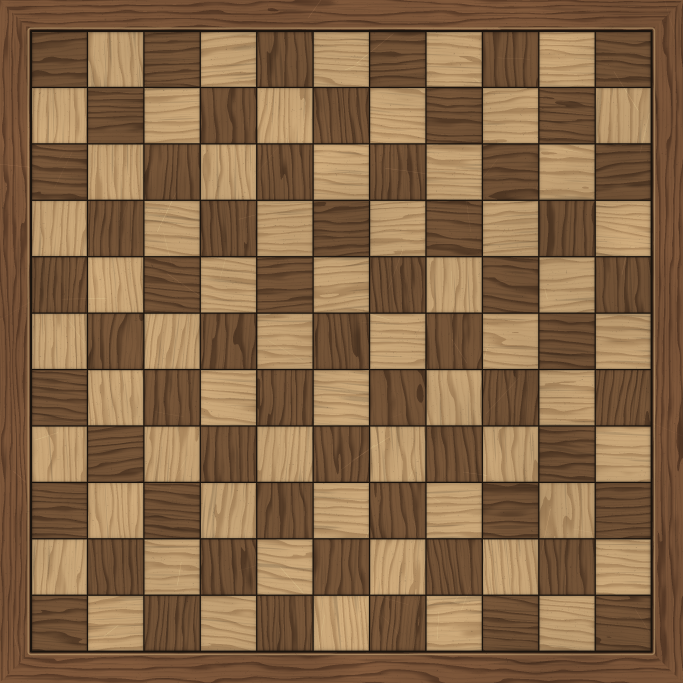
#> input picture assets/models/board/spelbord/spelbord.png, 2048 x 2048 px, found by its file name (shown at 1/3 size)
$ python maak_omgeving_texturen.py
#> lines starting #> are read from the running program, lines starting #| are printed output that depends on the picture
"""Naadloze texturen voor het diorama om het bord (scripts/game/omgeving.gd).

    python tools/maak_omgeving_texturen.py [--uit assets/models/board/omgeving] [--seed 3]

Schrijft drie png's, allemaal NAADLOOS (periodieke ruis, dus ze tegelen
zonder rand):

  gras.png          1024x1024, het grasland: kleur uit de plots van
                    spelbord.png (dus hetzelfde palet als de retexture),
                    grove kleurvlekken, fijne grassprieten in twee richtingen,
                    klaver, een paar bloemetjes en wat kale plekken.
  gras_vlekken.png  512x512, grijs 0,78..1,0: de detail-laag (multiply) op een
                    grovere schaal, tegen het herhaal-effect van de tegel.
  wolken.png        512x512 RGBA: donker met zachte wolkvormen in het
                    alfakanaal, de drijvende wolkenschaduw over het land.

Daarna: Godot --import (de png-imports op VRAM-compressie + mipmaps zetten,
zoals spelbord.png), dan `-- play` om te kijken.
"""
import argparse
import os

import numpy as np
from PIL import Image


def _hash01(ix, iy, seed):
    h = (ix.astype(np.int64) * 374761393 + iy.astype(np.int64) * 668265263
         + np.int64(seed) * 1013904223) & 0xFFFFFFFF
    h = ((h ^ (h >> 13)) * 1274126177) & 0xFFFFFFFF
    h = h ^ (h >> 16)
    return ((h & 0xFFFFFF).astype(np.float32)) / np.float32(0xFFFFFF)


def ruis(u, v, per_x, per_y, seed):
    """Waarde-ruis op een rooster van per_x bij per_y cellen over [0,1)^2:
    periodiek, dus naadloos. u, v in [0,1)."""
    xs = u * per_x
    ys = v * per_y
    xi = np.floor(xs)
    yi = np.floor(ys)
    fx = (xs - xi).astype(np.float32)
    fy = (ys - yi).astype(np.float32)
    ux = fx * fx * (3.0 - 2.0 * fx)
    uy = fy * fy * (3.0 - 2.0 * fy)
    xi = xi.astype(np.int64) % per_x
    yi = yi.astype(np.int64) % per_y
    xi1 = (xi + 1) % per_x
    yi1 = (yi + 1) % per_y
    a = _hash01(xi, yi, seed)
    b = _hash01(xi1, yi, seed)
    c = _hash01(xi, yi1, seed)
    d = _hash01(xi1, yi1, seed)
    return (a + (b - a) * ux) + ((c + (d - c) * ux) - (a + (b - a) * ux)) * uy


def fbm(u, v, per_x, per_y, octaven, seed):
    tot = np.zeros(u.shape, np.float32)
    amp = 1.0
    som = 0.0
    for o in range(octaven):
        tot += amp * ruis(u, v, per_x << o, per_y << o, seed * 131 + o * 17)
        som += amp
        amp *= 0.5
    return tot / som


def palet_uit_bord(pad, n=11, rand=0.55, vak=1.0):
    """Gemiddelde kleur van de lichte en de donkere plots in spelbord.png."""
#> called with n = 11, rand = 0.55, vak = 1
    im = np.asarray(Image.open(pad).convert("RGB"), np.float32)
    h, w = im.shape[:2]
#> h = 2048; w = 2048
    s = n * vak + 2 * rand
    licht = []
    donker = []
    for j in range(n):
        for i in range(n):
            x0 = int((rand + (i + 0.25) * vak) / s * w)
            x1 = int((rand + (i + 0.75) * vak) / s * w)
            y0 = int((rand + (j + 0.25) * vak) / s * h)
            y1 = int((rand + (j + 0.75) * vak) / s * h)
            k = im[y0:y1, x0:x1].reshape(-1, 3).mean(0)
            (licht if (i + j) % 2 == 1 else donker).append(k)
    licht = np.mean(licht, 0)
    donker = np.mean(donker, 0)
    # zorg dat "licht" ook echt de lichtste is
    if licht.mean() < donker.mean():
        licht, donker = donker, licht
    return licht, donker


def maak_gras(T, licht, donker, seed):
    kol = (np.arange(T, dtype=np.float32) + 0.5) / T
    u = np.broadcast_to(kol[None, :], (T, T))
    v = np.broadcast_to(kol[:, None], (T, T))
    basis = 0.5 * licht + 0.5 * donker
    basis = basis * np.array([0.92, 1.02, 0.86], np.float32)   # iets donkerder en groener dan het bord
    grijs = basis.mean()
    basis = basis + (basis - grijs) * -0.10              # en iets minder verzadigd
    oker = np.array([150, 128, 70], np.float32)
    aarde = np.array([92, 72, 48], np.float32)

    # grove vlekken: droge plekken (oker) en vollere, donkere plekken
    vlek = fbm(u, v, 4, 4, 3, seed + 1)
    vlek2 = fbm(u, v, 7, 7, 2, seed + 2)
    kleur = basis[None, None, :] * (0.86 + 0.28 * vlek)[..., None]
    kleur = kleur + (oker - kleur) * np.clip((vlek2 - 0.58) / 0.25, 0.0, 1.0)[..., None] * 0.35

    # grassprieten: fijne anisotrope ruis in twee richtingen
    spriet1 = fbm(u, v, 24, 160, 2, seed + 3)            # streepjes langs v (verticaal)
    spriet2 = fbm(u, v, 160, 24, 2, seed + 4)            # streepjes langs u
    meng = fbm(u, v, 3, 3, 2, seed + 5)                  # waar welke richting de overhand heeft
    spriet = spriet1 * meng + spriet2 * (1.0 - meng)
    kleur = kleur * (0.84 + 0.32 * spriet)[..., None]
    fijn = fbm(u, v, 256, 256, 2, seed + 6)
    kleur = kleur * (0.93 + 0.14 * fijn)[..., None]

    # kale plekken (aarde): zeldzaam, met een zachte rand
    kaal = fbm(u, v, 5, 5, 3, seed + 7)
    kaal = np.clip((kaal - 0.66) / 0.10, 0.0, 1.0)
    kleur = kleur + (aarde - kleur) * (0.8 * kaal)[..., None]

    # klaver: kleine donkerdere groene plukjes
    klaver = fbm(u, v, 96, 96, 2, seed + 8)
    klaver = np.clip((klaver - 0.72) / 0.08, 0.0, 1.0)
    klaverkleur = np.array([70, 92, 40], np.float32)
    kleur = kleur + (klaverkleur - kleur) * (0.5 * klaver)[..., None]

    # bloemetjes: een handjevol witte en gele stipjes, naadloos via modulo
    rng = np.random.default_rng(seed)
    # zacht en spaarzaam: felle witte stipjes lazen op afstand als sterren
    aantal = int(T * T / 16000)
    for _ in range(aantal):
        cx, cy = rng.integers(0, T, size=2)
        r = int(rng.integers(1, 3))
        geel = rng.random() < 0.7
        bloem = np.array([200, 176, 70], np.float32) if geel else np.array([200, 196, 178], np.float32)
        for dy in range(-r, r + 1):
            for dx in range(-r, r + 1):
                if dx * dx + dy * dy <= r * r:
                    kleur[(cy + dy) % T, (cx + dx) % T] = bloem * 0.5 + kleur[(cy + dy) % T, (cx + dx) % T] * 0.5
    return np.clip(kleur, 0, 255).astype(np.uint8)


def maak_vlekken(T, seed):
    kol = (np.arange(T, dtype=np.float32) + 0.5) / T
    u = np.broadcast_to(kol[None, :], (T, T))
    v = np.broadcast_to(kol[:, None], (T, T))
    n = fbm(u, v, 3, 3, 3, seed + 11)
    n2 = fbm(u, v, 6, 6, 2, seed + 12)
    g = 0.78 + 0.22 * np.clip(0.55 * n + 0.45 * n2, 0.0, 1.0) / 0.9
    g = np.clip(g, 0.0, 1.0)
    return (g * 255).astype(np.uint8)


def maak_wolken(T, seed):
    kol = (np.arange(T, dtype=np.float32) + 0.5) / T
    u = np.broadcast_to(kol[None, :], (T, T))
    v = np.broadcast_to(kol[:, None], (T, T))
    n = fbm(u, v, 2, 2, 4, seed + 21)
    n2 = fbm(u, v, 5, 5, 2, seed + 22)
    w = np.clip((0.7 * n + 0.3 * n2 - 0.46) / 0.30, 0.0, 1.0)
    w = w * w * (3.0 - 2.0 * w)                           # zachte randen
    rgba = np.zeros((T, T, 4), np.uint8)
    rgba[..., 0] = 10
    rgba[..., 1] = 12
    rgba[..., 2] = 8
    rgba[..., 3] = (w * 255).astype(np.uint8)
    return rgba


def maak_grond(variant, T, seed):
    """Grondvarianten voor de diorama's (11 september): sneeuw, zand, modder,
    kei, bos, rots. Allemaal periodiek, dus naadloos."""
    kol = (np.arange(T, dtype=np.float32) + 0.5) / T
    u = np.broadcast_to(kol[None, :], (T, T))
    v = np.broadcast_to(kol[:, None], (T, T))
    fijn = fbm(u, v, 256, 256, 2, seed + 31)
    grof = fbm(u, v, 4, 4, 3, seed + 32)
    rng = np.random.default_rng(seed + 40)

    def stipjes(kleur, aantal, r_max, sterkte):
        for _ in range(aantal):
            cx, cy = rng.integers(0, T, size=2)
            r = int(rng.integers(1, r_max + 1))
            for dy in range(-r, r + 1):
                for dx in range(-r, r + 1):
                    if dx * dx + dy * dy <= r * r:
                        kleur_px = kleur_arr[(cy + dy) % T, (cx + dx) % T]
                        kleur_arr[(cy + dy) % T, (cx + dx) % T] = kleur * sterkte + kleur_px * (1 - sterkte)

    if variant == "sneeuw":
        basis = np.array([228, 233, 240], np.float32)
        kleur_arr = basis[None, None, :] * (0.92 + 0.08 * grof)[..., None] * (0.96 + 0.06 * fijn)[..., None]
        schaduw = np.clip((fbm(u, v, 6, 6, 2, seed + 33) - 0.55) / 0.3, 0, 1)
        kleur_arr = kleur_arr * (1.0 - 0.12 * schaduw)[..., None] * np.array([0.96, 0.98, 1.03], np.float32)
        kaal = np.clip((fbm(u, v, 5, 5, 3, seed + 34) - 0.72) / 0.08, 0, 1)
        kleur_arr = kleur_arr + (np.array([120, 105, 80], np.float32) - kleur_arr) * (0.7 * kaal)[..., None]
    elif variant == "zand":
        basis = np.array([198, 174, 122], np.float32)
        kleur_arr = basis[None, None, :] * (0.9 + 0.14 * grof)[..., None] * (0.95 + 0.08 * fijn)[..., None]
        r = fbm(u, v, 3, 60, 2, seed + 35)
        ribbel = 0.5 + 0.5 * np.sin(2 * np.pi * (v * 90 + (r - 0.5) * 4))
        kleur_arr = kleur_arr * (0.9 + 0.12 * ribbel)[..., None]
        spik = np.clip((fbm(u, v, 180, 180, 2, seed + 36) - 0.78) / 0.06, 0, 1)
        kleur_arr = kleur_arr * (1.0 - 0.3 * spik)[..., None]
    elif variant == "modder":
        basis = np.array([96, 76, 54], np.float32)
        kleur_arr = basis[None, None, :] * (0.85 + 0.3 * grof)[..., None] * (0.92 + 0.14 * fijn)[..., None]
        streep = fbm(u, v, 2, 120, 2, seed + 37)
        kleur_arr = kleur_arr * (0.85 + 0.3 * streep)[..., None]
        plas = np.clip((fbm(u, v, 5, 5, 3, seed + 38) - 0.64) / 0.08, 0, 1)
        kleur_arr = kleur_arr + (np.array([58, 64, 70], np.float32) - kleur_arr) * (0.85 * plas)[..., None]
        stipjes(np.array([70, 95, 40], np.float32), int(T * T / 6000), 2, 0.6)
    elif variant == "kei":
        n = 36   # keien van ~0,33 eenheid (14 was een straatje van reuzen)
        cx = np.floor(u * n)
        cy = np.floor(v * n)
        fx = u * n - cx
        fy = v * n - cy
        jx = (_hash01(cx.astype(np.int64) % n, cy.astype(np.int64) % n, seed + 41) - 0.5) * 0.16
        jy = (_hash01(cx.astype(np.int64) % n, cy.astype(np.int64) % n, seed + 42) - 0.5) * 0.16
        d = np.sqrt((fx - 0.5 - jx) ** 2 + (fy - 0.5 - jy) ** 2)
        steen = np.clip((0.44 - d) / 0.05, 0, 1)
        toon = 112 + 42 * _hash01(cx.astype(np.int64) % n, cy.astype(np.int64) % n, seed + 43)
        kleur_arr = np.stack([toon * 1.02, toon, toon * 0.94], axis=-1) * (0.94 + 0.12 * fijn)[..., None]
        # licht van linksboven: de bovenkant van elke kei net lichter
        kleur_arr = kleur_arr * (1.0 + 0.08 * (0.5 - fy) - 0.04 * (fx - 0.5))[..., None]
        voeg = np.array([66, 62, 56], np.float32)
        kleur_arr = kleur_arr * steen[..., None] + voeg[None, None, :] * (1 - steen)[..., None] * (0.9 + 0.2 * fijn)[..., None]
        kleur_arr = kleur_arr * (0.92 + 0.12 * grof)[..., None]
    elif variant == "bos":
        basis = np.array([72, 80, 44], np.float32)
        kleur_arr = basis[None, None, :] * (0.85 + 0.35 * grof)[..., None] * (0.9 + 0.2 * fijn)[..., None]
        mos = np.clip((fbm(u, v, 6, 6, 3, seed + 44) - 0.58) / 0.15, 0, 1)
        kleur_arr = kleur_arr + (np.array([72, 96, 42], np.float32) - kleur_arr) * (0.7 * mos)[..., None]
        stipjes(np.array([150, 90, 40], np.float32), int(T * T / 900), 2, 0.7)
        stipjes(np.array([110, 70, 30], np.float32), int(T * T / 1200), 2, 0.6)
    else:  # rots
        basis = np.array([122, 118, 110], np.float32)
        kleur_arr = basis[None, None, :] * (0.85 + 0.3 * grof)[..., None] * (0.92 + 0.14 * fijn)[..., None]
        barst = np.clip((fbm(u, v, 90, 90, 3, seed + 45) - 0.66) / 0.03, 0, 1) * np.clip((0.7 - fbm(u, v, 90, 90, 3, seed + 45)) / 0.03, 0, 1)
        kleur_arr = kleur_arr * (1.0 - 0.45 * barst)[..., None]
        sneeuw = np.clip((fbm(u, v, 4, 4, 3, seed + 46) - 0.66) / 0.08, 0, 1)
        kleur_arr = kleur_arr + (np.array([225, 230, 238], np.float32) - kleur_arr) * (0.85 * sneeuw)[..., None]
    return np.clip(kleur_arr, 0, 255).astype(np.uint8)


def main():
    ap = argparse.ArgumentParser()
    ap.add_argument("--uit", default="assets/models/board/omgeving")
    ap.add_argument("--bord", default="assets/models/board/spelbord/spelbord.png")
    ap.add_argument("--seed", type=int, default=3)
    ap.add_argument("--maat", type=int, default=1024)
    ap.add_argument("--varianten", default="sneeuw,zand,modder,kei,bos,rots",
                    help="grondvarianten voor de diorama's (leeg = geen)")
    ap.add_argument("--maat-variant", type=int, default=768)
    args = ap.parse_args()
    os.makedirs(args.uit, exist_ok=True)
    if os.path.exists(args.bord):
        licht, donker = palet_uit_bord(args.bord)
    else:
        licht = np.array([150, 138, 78], np.float32)
        donker = np.array([102, 108, 56], np.float32)
        print("LET OP: %s niet gevonden, vast palet" % args.bord)
    print("palet uit het bord: licht %s donker %s" % (licht.astype(int), donker.astype(int)))
    gras = maak_gras(args.maat, licht, donker, args.seed)
    Image.fromarray(gras, "RGB").save(os.path.join(args.uit, "gras.png"), optimize=True)
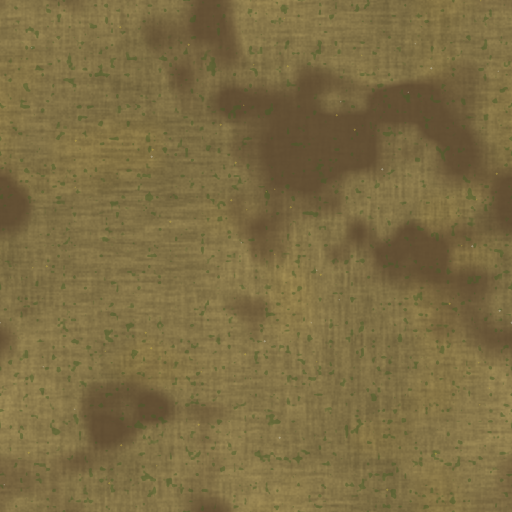
#> saved as gras.png: PIL image 1024x1024 RGB (shown at 1/2 size); mean R, G, B 124.2, 108.1, 66.7
    Image.fromarray(maak_vlekken(512, args.seed), "L").save(os.path.join(args.uit, "gras_vlekken.png"), optimize=True)
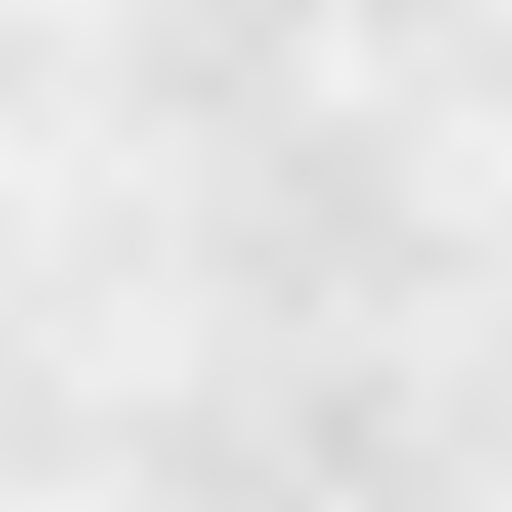
#> saved as gras_vlekken.png: PIL image 512x512 L; min 211, max 241, mean 228.8
    Image.fromarray(maak_wolken(512, args.seed), "RGBA").save(os.path.join(args.uit, "wolken.png"), optimize=True)
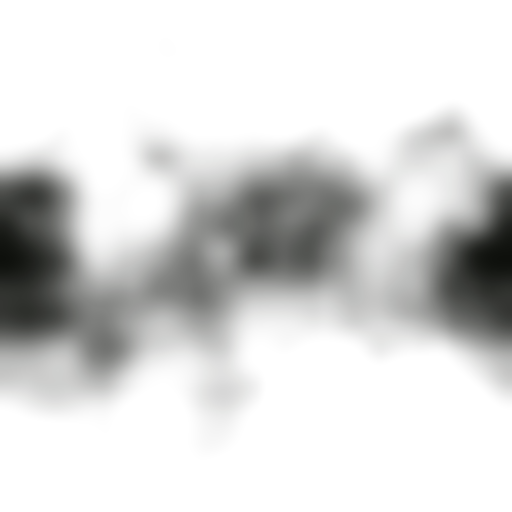
#> saved as wolken.png: PIL image 512x512 RGBA; mean R, G, B, A 10, 12, 8, 40.8; transparent parts drawn white
    for variant in [x.strip() for x in args.varianten.split(",") if x.strip()]:
        grond = maak_grond(variant, args.maat_variant, args.seed)
        Image.fromarray(grond, "RGB").save(os.path.join(args.uit, "grond_%s.png" % variant), optimize=True)
        g2 = grond.astype(np.int16)
        print("grond_%s.png (%d): naad links-rechts %.1f, boven-onder %.1f" % (
            variant, args.maat_variant, np.abs(g2[:, 0] - g2[:, -1]).mean(), np.abs(g2[0, :] - g2[-1, :]).mean()))
#> this loop made 6 passes
#> pass 1, in main, `Image.fromarray(grond, "RGB").save(os.path.join(args.uit, "grond_%s.pn..`:
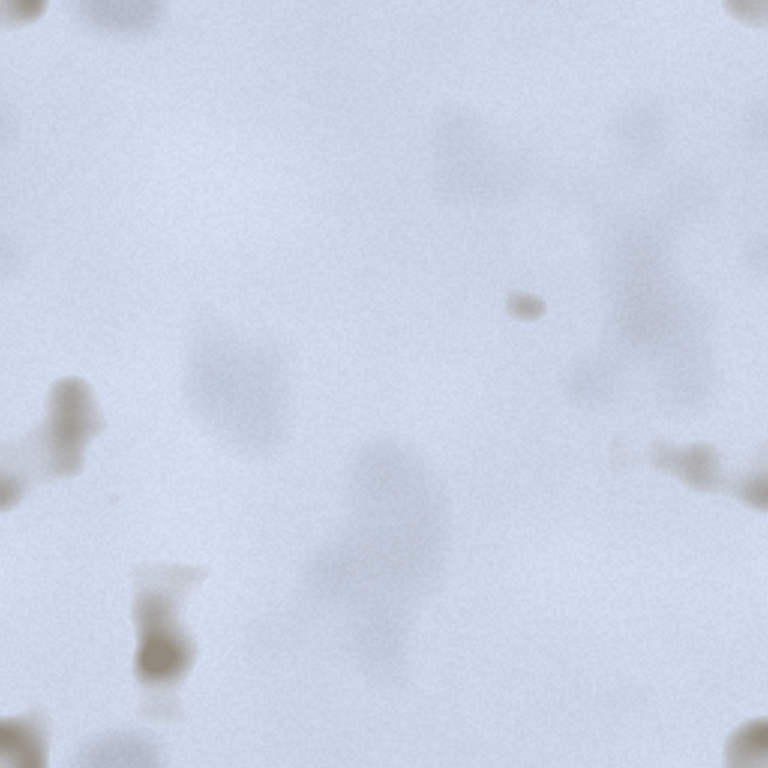
#> saved as grond_sneeuw.png: PIL image 768x768 RGB; mean R, G, B 203.3, 211.9, 228.9
#> pass 2, in main, `Image.fromarray(grond, "RGB").save(os.path.join(args.uit, "grond_%s.pn..`:
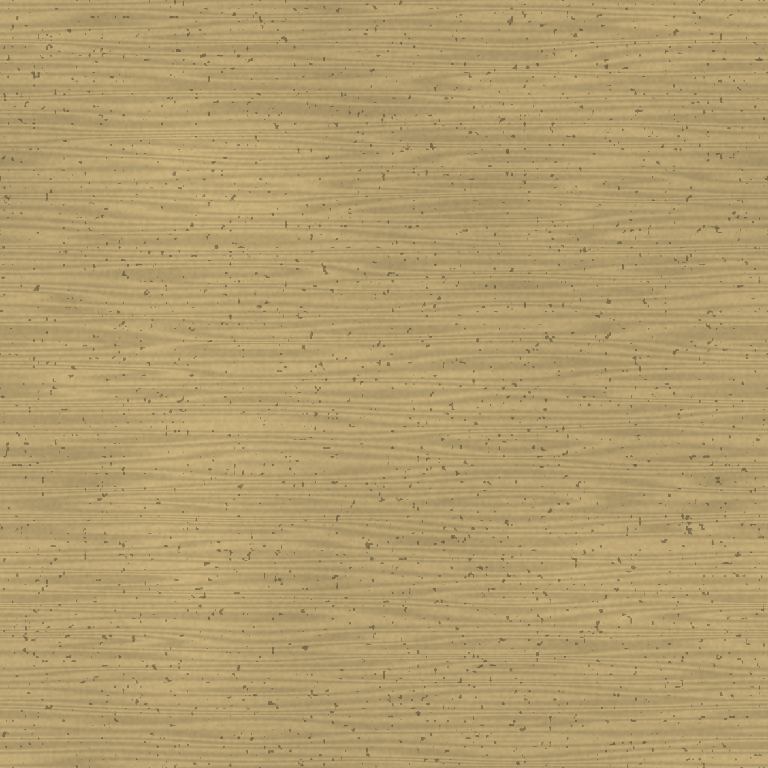
#> saved as grond_zand.png: PIL image 768x768 RGB; mean R, G, B 178.8, 157.1, 110
    # naadloosheid: linker- en rechterkolom moeten op elkaar lijken (en boven/onder)
    g = gras.astype(np.int16)
    print("naadcheck gras: links-rechts %.1f, boven-onder %.1f (binnen de tegel gemiddeld %.1f)" % (
        np.abs(g[:, 0] - g[:, -1]).mean(), np.abs(g[0, :] - g[-1, :]).mean(), np.abs(g[:, 1:] - g[:, :-1]).mean()))
    print("geschreven -> %s: gras.png (%d), gras_vlekken.png (512), wolken.png (512)" % (args.uit, args.maat))


if __name__ == "__main__":
    main()
